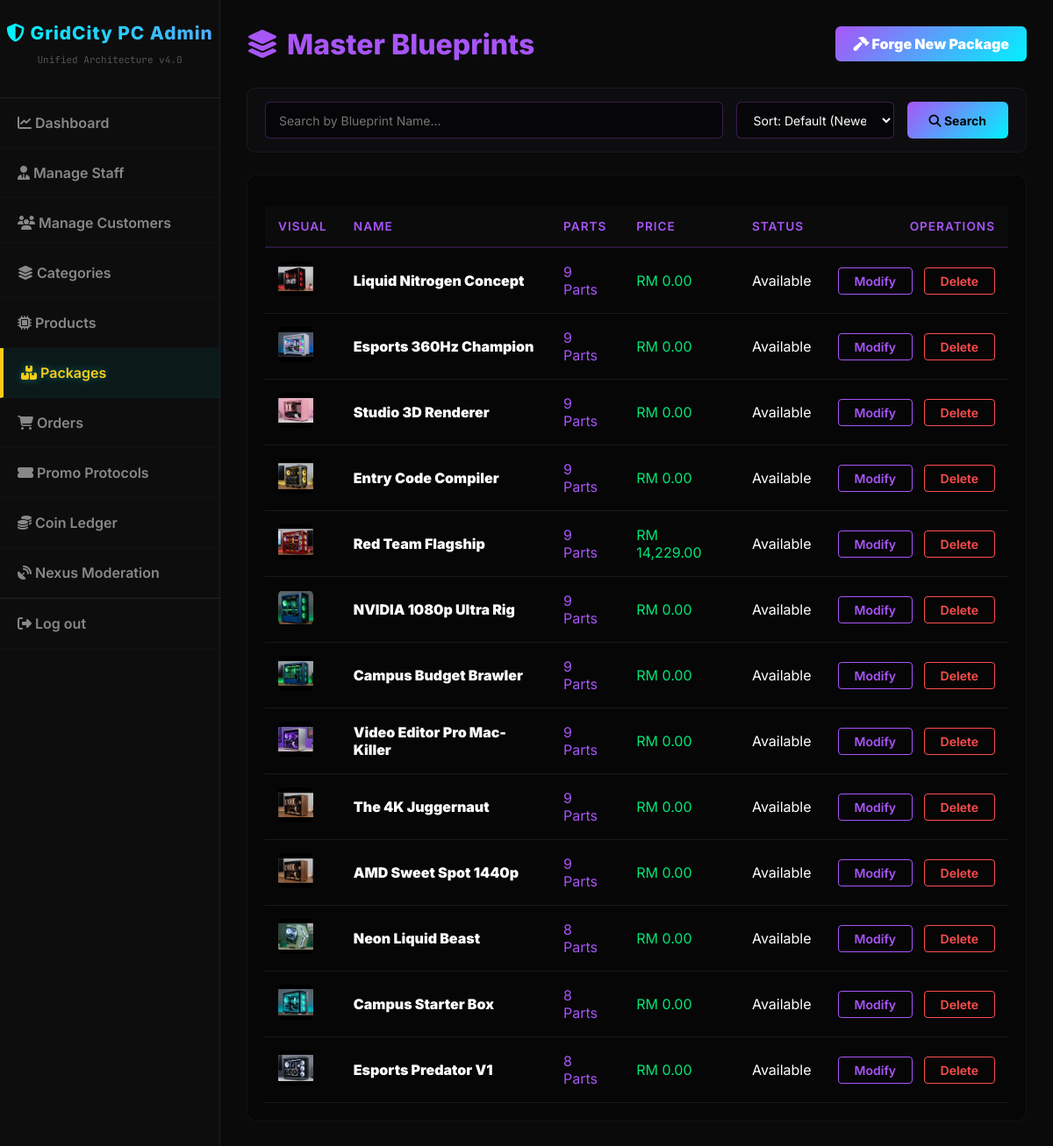
The app's page /manage_packages.php (signed in) with its own data.
### tables this page shows
CREATE TABLE `packages` (
  `package_id` int(11) NOT NULL,
  `package_name` varchar(100) NOT NULL,
  `description` text DEFAULT NULL,
  `price` decimal(10,2) NOT NULL,
  `image_url` longtext DEFAULT NULL,
  `target_persona` enum('Gamer','Creator','Student','Enthusiast') NOT NULL,
  `stock_status` enum('Available','Out of Stock') DEFAULT 'Available',
  `score_gamer` int(11) DEFAULT 0,
  `score_creator` int(11) DEFAULT 0,
  `score_student` int(11) DEFAULT 0,
  `score_enthusiast` int(11) DEFAULT 0,
  `created_at` datetime NOT NULL DEFAULT current_timestamp()
);

### manage_packages.php (the view, shortened to what this page needs)
<?php
$search = $_GET['search'] ?? '';
$sort = $_GET['sort'] ?? 'default';
$order_by = 'pk.package_id DESC';
?>
<!DOCTYPE html>
<html lang="en">
<head>
    <link rel="stylesheet" href="https://cdnjs.cloudflare.com/ajax/libs/font-awesome/6.4.0/css/all.min.css">
    <link rel="stylesheet" href="css/admin_style.css">
</head>
<body>
    <div class="admin-container">
        <?php include 'admin_sidebar.php'; ?>
        <div class="admin-content" style="padding: 30px;">
            <header class="admin-header" style="display: flex; justify-content: space-between; align-items: center; margin-bottom: 30px;">
                <div><h2 style="color: #a855f7; margin:0;"><i class="fas fa-layer-group"></i> Master Blueprints</h2></div>
                <a href="add_package.php" class="btn-action" style="background: linear-gradient(135deg, #a855f7, #00f2fe); color:#fff; font-weight:900; border:none; padding:10px 20px; border-radius:6px; text-decoration:none;"><i class="fas fa-hammer"></i> Forge New Package</a>
            </header>
            <div class="search-wrapper">
                <form method="GET" action="manage_packages.php" class="search-form-clean">
                    <input type="text" name="search" placeholder="Search by Blueprint Name..." value="<?php echo htmlspecialchars($search); ?>">
                    <select name="sort" onchange="this.form.submit()">
                        <option value="default" <?php echo $sort == 'default' ? 'selected' : ''; ?>>Sort: Default (Newest)</option>
                    </select>
                    <button type="submit"><i class="fas fa-search"></i> Search</button>
                </form>
            </div>
            <div class="table-container" style="background: rgba(0,0,0,0.4); padding: 20px; border-radius: 12px; border: 1px solid rgba(255,255,255,0.05);">
                <table style="width:100%; border-collapse: collapse;">
                    <thead>
                        <tr style="border-bottom: 2px solid rgba(168,85,247,0.2);">
                            <th style="padding:15px; color:#a855f7; text-align:left;">Visual</th>
                            <th style="padding:15px; color:#a855f7; text-align:left;">Name</th>
                            <th style="padding:15px; color:#a855f7; text-align:left;">Parts</th>
                            <th style="padding:15px; color:#a855f7; text-align:left;">Price</th>
                            <th style="padding:15px; color:#a855f7; text-align:left;">Status</th>
                            <th style="padding:15px; color:#a855f7; text-align:right;">Operations</th>
                        </tr>
                    </thead>
                    <tbody>
                        <?php
                        if ($search !== '') {
                            $keywords = explode(' ', trim($search));
                            $conditions = [];
                            $params = [];
                            $types = "";
                            foreach ($keywords as $kw) {
                                if (trim($kw) !== '') {
                                    $conditions[] = "pk.package_name LIKE ?";
                                    $params[] = "%" . trim($kw) . "%";
                                    $types .= "s";
                                }
                            }
                            $where_clause = implode(" AND ", $conditions);
                            $sql = "SELECT pk.*,
                                    (SELECT COUNT(*) FROM package_items WHERE package_id = pk.package_id) as part_count,
                                    (SELECT COALESCE(SUM(p.price * pi.quantity), pk.price) FROM package_items pi JOIN products p ON pi.product_id = p.product_id WHERE pi.package_id = pk.package_id) AS real_price
                                    FROM packages pk WHERE $where_clause ORDER BY $order_by";
                            $stmt = $conn->prepare($sql);
                            if (!empty($params)) {
                                $stmt->bind_param($types, ...$params);
                            }
                            $stmt->execute();
                            $res = $stmt->get_result();
                        } else {
                            $sql = "SELECT pk.*,
                                    (SELECT COUNT(*) FROM package_items WHERE package_id = pk.package_id) as part_count,
                                    (SELECT COALESCE(SUM(p.price * pi.quantity), pk.price) FROM package_items pi JOIN products p ON pi.product_id = p.product_id WHERE pi.package_id = pk.package_id) AS real_price
                                    FROM packages pk ORDER BY $order_by";
                            $res = $conn->query($sql);
                        }
                        if ($res && $res->num_rows > 0) {
                            while ($row = $res->fetch_assoc()) {
                                $img = htmlspecialchars($row['image_url']) ?: 'image/placeholder_pc.png';
                                echo "<tr style='border-bottom: 1px solid rgba(255,255,255,0.05);'>";
                                echo "<td style='padding:15px;'><img src='{$img}' class='zoom-img' style='height:40px; width:40px; object-fit:contain; border-radius:6px; background:#000;'></td>";
                                echo "<td style='padding:15px; font-weight:900; color:#fff;'>".htmlspecialchars($row['package_name'])."</td>";
                                echo "<td style='padding:15px; color:#a855f7;'>{$row['part_count']} Parts</td>";
                                echo "<td style='padding:15px; color:#00e676;'>RM ".number_format($row['real_price'], 2)."</td>";
                                echo "<td style='padding:15px; color:#fff;'>".htmlspecialchars($row['stock_status'])."</td>";
                                echo "<td style='padding:15px; text-align:right; white-space:nowrap;'>
                                        <a href='edit_package.php?package_id={$row['package_id']}'
                                           style='background: transparent; color: #a855f7; border: 1px solid #a855f7; padding: 6px 18px; font-size: 14px; border-radius: 4px; text-decoration: none; margin-right: 8px; font-weight: 600; display: inline-block;'>
                                            Modify
                                        </a>
                                        <a href='manage_packages.php?delete_id={$row['package_id']}'
                                           style='background: transparent; color: #ff4d4d; border: 1px solid #ff4d4d; padding: 6px 18px; font-size: 14px; border-radius: 4px; text-decoration: none; font-weight: 600; display: inline-block;'
                                           onclick='return confirm(\"Delete package?\");'>
                                            Delete
                                        </a>
                                      </td>";
                                echo "</tr>";
                            }
                        } else {
                            echo "<tr><td colspan='6' style='padding:30px; text-align:center; color:#888; font-size: 16px;'>No blueprints match your search.</td></tr>";
                        }
                        ?>
                    </tbody>
                </table>
            </div>
        </div>
    </div>
</body>
</html>

### admin_sidebar.php
<?php
$current_page = basename($_SERVER['PHP_SELF']);
$sidebar_role = strtolower($_SESSION['admin_role'] ?? $_SESSION['role'] ?? '');
if (!function_exists('isActive')) {
    function isActive($page, $current) { return ($page === $current) ? 'active' : ''; }
    function getStyle($page, $current) { return ($page === $current) ? 'color: #facc15; border-left-color: #facc15;' : ''; }
}
?>
<nav class="admin-sidebar">
    <div class="sidebar-header">
        <h3><i class="fas fa-shield-alt"></i> GridCity PC Admin</h3>
        <p style="color:#555; font-size:11px; font-family:'JetBrains Mono';">Unified Architecture v4.0</p>
    </div>
    <ul class="sidebar-menu">
        <li><a href="admin_dashboard.php" class="<?= isActive('admin_dashboard.php', $current_page) ?>" style="<?= getStyle('admin_dashboard.php', $current_page) ?>"><i class="fas fa-chart-line"></i> Dashboard</a></li>
        <?php if ($sidebar_role === 'superadmin'): ?>
            <li><a href="manage_staff.php" class="<?= isActive('manage_staff.php', $current_page) ?>" style="<?= getStyle('manage_staff.php', $current_page) ?>"><i class="fas fa-user-tie"></i> Manage Staff</a></li>
        <?php endif; ?>
        <li><a href="manage_users.php" class="<?= isActive('manage_users.php', $current_page) ?>" style="<?= getStyle('manage_users.php', $current_page) ?>"><i class="fas fa-users"></i> Manage Customers</a></li>
        <li><a href="manage_categories.php" class="<?= isActive('manage_categories.php', $current_page) ?>" style="<?= getStyle('manage_categories.php', $current_page) ?>"><i class="fas fa-layer-group"></i> Categories</a></li>
        <li><a href="manage_products.php" class="<?= isActive('manage_products.php', $current_page) ?>" style="<?= getStyle('manage_products.php', $current_page) ?>"><i class="fas fa-microchip"></i> Products</a></li>
        <li><a href="manage_packages.php" class="<?= isActive('manage_packages.php', $current_page) ?>" style="<?= getStyle('manage_packages.php', $current_page) ?>"><i class="fas fa-boxes"></i> Packages</a></li>
        <li><a href="manage_orders.php" class="<?= isActive('manage_orders.php', $current_page) ?>" style="<?= getStyle('manage_orders.php', $current_page) ?>"><i class="fas fa-shopping-cart"></i> Orders</a></li>
        <li><a href="manage_vouchers.php" class="<?= isActive('manage_vouchers.php', $current_page) ?>" style="<?= getStyle('manage_vouchers.php', $current_page) ?>"><i class="fas fa-ticket-alt"></i> Promo Protocols</a></li>
        <li><a href="manage_coins.php" class="<?= isActive('manage_coins.php', $current_page) ?>" style="<?= getStyle('manage_coins.php', $current_page) ?>"><i class="fas fa-coins"></i> Coin Ledger</a></li>
        <li><a href="manage_forum.php" class="<?= isActive('manage_forum.php', $current_page) ?>" style="<?= getStyle('manage_forum.php', $current_page) ?>"><i class="fas fa-satellite-dish"></i> Nexus Moderation</a></li>
        <li><a href="admin_logout.php" class="logout-btn"><i class="fas fa-sign-out-alt"></i> Log out</a></li>
    </ul>
</nav>

### css/admin_style.css (style rules this page uses)
:root { --bg-main: #0a0a0a; --bg-surface: #141414; --bg-glass: rgba(20, 20, 20, 0.75); --bg-sidebar: rgba(15, 15, 15, 0.85); --accent-blue: #00f2fe; --accent-purple: #4facfe; --accent-danger: #ff4d4d; --accent-warning: #f39c12; --text-main: #ffffff; --text-muted: #888888; --border-color: rgba(255, 255, 255, 0.08); --border-radius: 12px; --transition-fast: all 0.2s ease-in-out; --transition-smooth: all 0.4s cubic-bezier(0.16, 1, 0.3, 1); }
body { margin: 0; font-family: 'Inter', sans-serif; background-color: var(--bg-main); color: var(--text-main); display: flex; height: 100vh; }
.admin-sidebar { width: 250px; min-width: 250px; background-color: var(--bg-sidebar); backdrop-filter: blur(12px); -webkit-backdrop-filter: blur(12px); border-right: 1px solid var(--border-color); display: flex; flex-direction: column; z-index: 100; }
.sidebar-header { display: flex; flex-direction: column; align-items: center; justify-content: center; padding: 25px 0; border-bottom: 1px solid var(--border-color); text-align: center; }
.sidebar-header h3 { margin: 0; background: linear-gradient(to right, var(--accent-blue), var(--accent-purple)); -webkit-background-clip: text; background-clip: text; -webkit-text-fill-color: transparent; font-weight: 800; font-size: 1.3rem; letter-spacing: 1px; }
.admin-sidebar ul.sidebar-menu { list-style: none; padding: 0; margin: 0; }
.admin-sidebar ul.sidebar-menu li a { display: block; padding: 18px 20px; color: var(--text-muted); font-weight: 600; text-decoration: none; border-bottom: 1px solid rgba(255,255,255,0.02); transition: var(--transition-fast); position: relative; }
.admin-sidebar ul.sidebar-menu li a:hover, .admin-sidebar ul.sidebar-menu li a.active { background-color: rgba(0, 242, 254, 0.05); color: var(--accent-blue); border-left: 4px solid var(--accent-blue); text-shadow: 0 0 10px rgba(0, 242, 254, 0.4); }
.admin-container { display: flex; min-height: 100vh; width: 100%; flex: 1; background-color: var(--bg-main); }
.admin-content { flex: 1; width: 100%; box-sizing: border-box; display: flex; flex-direction: column; overflow-y: auto; padding: 30px; }
.logout-btn { margin-top: auto; border-top: 1px solid var(--border-color); }
.admin-header h2 { font-size: 2rem; font-weight: 800; margin-bottom: 2rem; display: flex; align-items: center; gap: 10px; }
table { width: 100%; border-collapse: collapse; margin-top: 15px; }
table th, table td { padding: 15px 12px; text-align: left; border-bottom: 1px solid var(--border-color); }
table th { background-color: rgba(255,255,255,0.02); color: var(--accent-blue); font-weight: 600; text-transform: uppercase; font-size: 0.85rem; letter-spacing: 1px; }
table td { color: var(--text-main); }
.btn-action { display: inline-block; padding: 6px 12px; border-radius: 8px; background: transparent; color: var(--accent-blue); border: 1px solid var(--border-color); cursor: pointer; font-weight: 600; text-decoration: none; transition: var(--transition-smooth); }

### manage_packages.php (style rules this page uses)
body { font-family: 'Inter', 'JetBrains Mono', sans-serif !important; }
.zoom-img { transition: all 0.3s cubic-bezier(0.175, 0.885, 0.32, 1.275); position: relative; z-index: 1; cursor: zoom-in; }
.search-form-clean { display: flex; flex-wrap: wrap; gap: 15px; background: rgba(15, 15, 20, 0.6); padding: 15px 20px; border-radius: 10px; border: 1px solid rgba(255, 255, 255, 0.05); align-items: center; margin-bottom: 25px; }
.search-form-clean input, .search-form-clean select, .search-form-clean button { height: 42px !important; padding: 0 15px !important; font-size: 14px !important; line-height: normal !important; font-family: 'Inter', sans-serif !important; border-radius: 6px !important; outline: none !important; box-sizing: border-box !important; margin: 0 !important; }
.search-form-clean input { flex: 1; min-width: 200px; background: rgba(0, 0, 0, 0.5) !important; border: 1px solid rgba(168, 85, 247, 0.3) !important; color: #fff !important; }
.search-form-clean select { width: 180px; background: rgba(0, 0, 0, 0.5) !important; border: 1px solid rgba(168, 85, 247, 0.3) !important; color: #fff !important; cursor: pointer; }
.search-form-clean select option { background: #0a0a0a !important; color: #fff !important; }
.search-form-clean button { background: linear-gradient(135deg, #a855f7, #00f2fe) !important; color: #000 !important; font-weight: bold !important; border: none !important; cursor: pointer; padding: 0 25px !important; transition: 0.2s !important; }

### records on screen
packages: image_url (picture), package_name "Liquid Nitrogen Concept", part_count "9", real_price "0.00", stock_status "Available"
packages: image_url (picture), package_name "Esports 360Hz Champion", part_count "9", real_price "0.00", stock_status "Available"
packages: image_url (picture), package_name "Studio 3D Renderer", part_count "9", real_price "0.00", stock_status "Available"
packages: image_url (picture), package_name "Entry Code Compiler", part_count "9", real_price "0.00", stock_status "Available"
packages: image_url (picture), package_name "Red Team Flagship", part_count "9", real_price "14,229.00", stock_status "Available"
packages: image_url (picture), package_name "NVIDIA 1080p Ultra Rig", part_count "9", real_price "0.00", stock_status "Available"
packages: image_url (picture), package_name "Campus Budget Brawler", part_count "9", real_price "0.00", stock_status "Available"
packages: image_url (picture), package_name "Video Editor Pro Mac-Killer", part_count "9", real_price "0.00", stock_status "Available"
packages: image_url (picture), package_name "The 4K Juggernaut", part_count "9", real_price "0.00", stock_status "Available"
packages: image_url (picture), package_name "AMD Sweet Spot 1440p", part_count "9", real_price "0.00", stock_status "Available"
packages: image_url (picture), package_name "Neon Liquid Beast", part_count "8", real_price "0.00", stock_status "Available"
packages: image_url (picture), package_name "Campus Starter Box", part_count "8", real_price "0.00", stock_status "Available"
packages: image_url (picture), package_name "Esports Predator V1", part_count "8", real_price "0.00", stock_status "Available"
